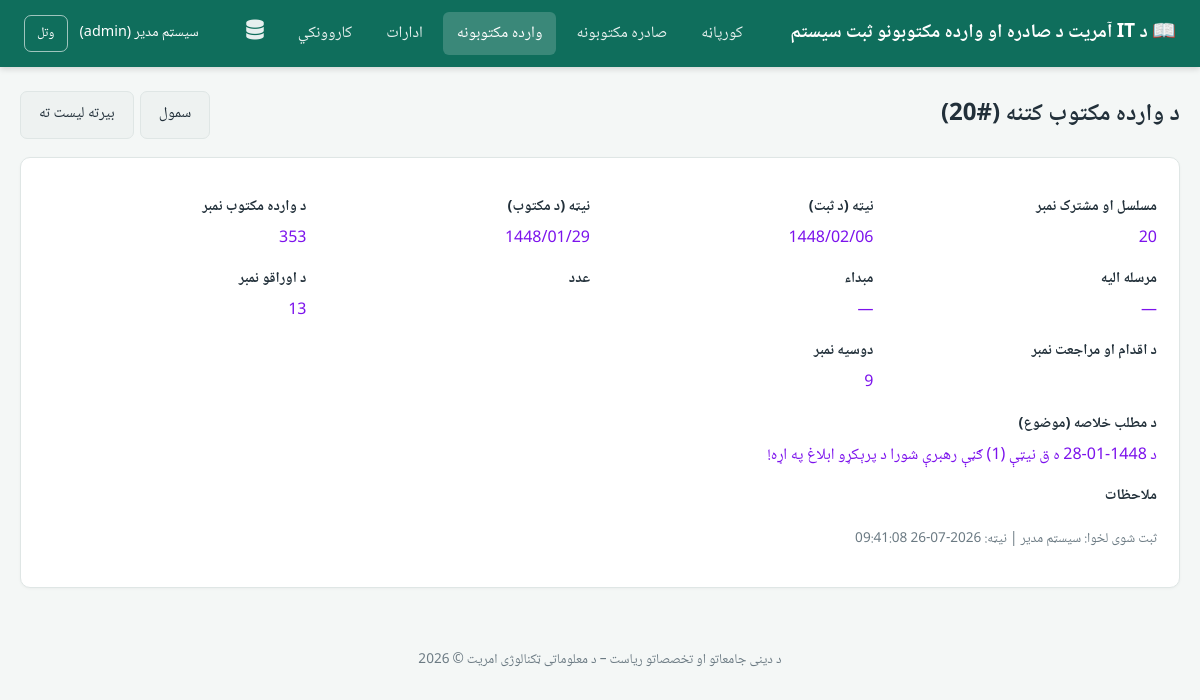
Screenshot of /incoming/view.php?id=15 (signed in) with the database file from the repository.
### tables this page shows
CREATE TABLE `incoming_letters` (
  `id` int(10) UNSIGNED NOT NULL,
  `serial_no` varchar(50) NOT NULL,
  `incoming_date` varchar(20) DEFAULT NULL,
  `letter_date` varchar(20) DEFAULT NULL,
  `incoming_no` varchar(100) DEFAULT NULL,
  `sent_to_dep_id` int(11) DEFAULT NULL,
  `origin_dep_id` int(11) DEFAULT NULL,
  `subject` text DEFAULT NULL,
  `doc_count` int(11) DEFAULT NULL,
  `pages_no` varchar(50) DEFAULT NULL,
  `action_no` varchar(100) DEFAULT NULL,
  `remarks` text DEFAULT NULL,
  `created_by` int(10) UNSIGNED DEFAULT NULL,
  `created_at` datetime NOT NULL DEFAULT current_timestamp(),
  `updated_at` datetime NOT NULL DEFAULT current_timestamp() ON UPDATE current_timestamp(),
  `dossier_no` varchar(100) DEFAULT NULL
);

CREATE TABLE `users` (
  `id` int(10) UNSIGNED NOT NULL,
  `username` varchar(50) NOT NULL,
  `password_hash` varchar(255) NOT NULL,
  `full_name` varchar(150) NOT NULL,
  `role` enum('admin','editor','viewer') NOT NULL DEFAULT 'editor',
  `is_active` tinyint(1) NOT NULL DEFAULT 1,
  `last_login_at` datetime DEFAULT NULL,
  `created_at` datetime NOT NULL DEFAULT current_timestamp()
);

### config/app.php (called while the page is built, shortened)
<?php
require_once __DIR__ . '/db.php';
function e(?string $value): string
{
    return htmlspecialchars($value ?? '', ENT_QUOTES, 'UTF-8');
}

### includes/auth.php (called while the page is built, shortened)
<?php
$currentUser = [
    'id'        => $_SESSION['user_id'],
    'username'  => $_SESSION['username'],
    'full_name' => $_SESSION['full_name'],
    'role'      => $_SESSION['role'],
];

### config/db.php (called while the page is built, shortened)
<?php
function db(): PDO
{
    static $pdo = null;
    if ($pdo === null) {
        $dsn = 'mysql:host=' . DB_HOST . ';dbname=' . DB_NAME . ';charset=utf8mb4';
        $options = [
            PDO::ATTR_ERRMODE            => PDO::ERRMODE_EXCEPTION,
            PDO::ATTR_DEFAULT_FETCH_MODE => PDO::FETCH_ASSOC,
            PDO::ATTR_EMULATE_PREPARES   => false,
        ];
        try {
            $pdo = new PDO($dsn, DB_USER, DB_PASS, $options);
        } catch (PDOException $e) {
            error_log('DB connection failed: ' . $e->getMessage());
            http_response_code(500);
            die('د ډیټابیس سره وصلیدل ناکام شول. مهرباني وکړئ وروسته بیا هڅه وکړئ.');
        }
    }
    return $pdo;
}

### incoming/view.php (the view, shortened to what this page needs)
<?php
require_once __DIR__ . '/../config/app.php';
require_once __DIR__ . '/../includes/auth.php';
$id = (int)($_GET['id'] ?? 0);
$stmt = db()->prepare('SELECT i.*, u.full_name AS created_by_name, sent_dep.name AS sent_to_department, origin_dep.name AS origin_department FROM incoming_letters i LEFT JOIN users u ON u.id = i.created_by LEFT JOIN departments sent_dep ON sent_dep.id = i.sent_to_dep_id LEFT JOIN departments origin_dep ON origin_dep.id = i.origin_dep_id WHERE i.id = :id');
$stmt->execute(['id' => $id]);
$r = $stmt->fetch();
$activePage = 'incoming';
require __DIR__ . '/../includes/header.php';
?>
<div class="page-header">
    <h1>د وارده مکتوب کتنه (#<?= e($r['serial_no']) ?>)</h1>
    <div class="row-actions">
        <a href="edit.php?id=<?= $id ?>" class="btn btn-secondary">سمول</a>
        <a href="list.php" class="btn btn-secondary">بیرته لیست ته</a>
    </div>
</div>
<div class="card">
    <div class="form-grid">
        <div><label>مسلسل او مشترک نمبر</label><div class="card-item"><?= e($r['serial_no']) ?></div></div>
        <div><label>نیټه (د ثبت)</label><div class="card-item"><?= e($r['incoming_date']) ?></div></div>
        <div><label>نیټه (د مکتوب)</label><div class="card-item"><?= e($r['letter_date']) ?></div></div>
        <div><label>د وارده مکتوب نمبر</label><div class="card-item"><?= e($r['incoming_no']) ?></div></div>
        <div><label>مرسله الیه</label><div class="card-item"><?= e($r['sent_to_department'] ?? '—') ?></div></div>
        <div><label>مبداء</label><div class="card-item"><?= e($r['origin_department'] ?? '—') ?></div></div>
        <div><label>عدد</label><div class="card-item"><?= e((string)$r['doc_count']) ?></div></div>
        <div><label>د اوراقو نمبر</label><div class="card-item"><?= e($r['pages_no']) ?></div></div>
        <div><label>د اقدام او مراجعت نمبر</label><div class="card-item"><?= e($r['action_no']) ?></div></div>
        <div><label>دوسیه نمبر</label><div class="card-item"><?= e($r['dossier_no']) ?></div></div>
    </div>
    <label>د مطلب خلاصه (موضوع)</label>
    <div class="card-item"><?= nl2br(e($r['subject'])) ?></div>
    <label>ملاحظات</label>
    <p class="text-muted" style="margin-top:20px;">
        ثبت شوی لخوا: <?= e($r['created_by_name'] ?? '—') ?> | نیټه: <?= e($r['created_at']) ?>
    </p>
</div>
<?php require __DIR__ . '/../includes/footer.php'; ?>

### includes/header.php (shortened to what this page needs)
<?php
$activePage = $activePage ?? '';
?>
<!DOCTYPE html>
<html lang="ps" dir="rtl">
<head>
<link rel="stylesheet" href="<?= BASE_URL ?>assets/css/style.css">
<link rel="stylesheet" href="https://cdnjs.cloudflare.com/ajax/libs/font-awesome/6.7.2/css/all.min.css">
<link href="https://cdn.jsdelivr.net/npm/select2@4.1.0-rc.0/dist/css/select2.min.css" rel="stylesheet">
</head>
<body>
<header class="topbar">
    <div class="topbar-brand">📖 <?= e(APP_NAME) ?></div>
    <nav class="topbar-nav">
        <a href="<?= BASE_URL ?>index.php" class="<?= $activePage === 'dashboard' ? 'active' : '' ?>">کورپاڼه</a>
        <a href="<?= BASE_URL ?>outgoing/list.php" class="<?= $activePage === 'outgoing' ? 'active' : '' ?>">صادره مکتوبونه</a>
        <a href="<?= BASE_URL ?>incoming/list.php" class="<?= $activePage === 'incoming' ? 'active' : '' ?>">وارده مکتوبونه</a>
        <a href="<?= BASE_URL ?>departments/list.php" class="<?= $activePage === 'departments' ? 'active' : '' ?>">ادارات</a>
        <?php if ($currentUser['role'] === 'admin'): ?>
            <a href="<?= BASE_URL ?>users.php" class="<?= $activePage === 'users' ? 'active' : '' ?>">کاروونکي</a>
        <?php endif; ?>
        <a href="../backup.php" title="Database Backup">
            <i class="fa-solid fa-database" style="font-size:20px;"></i>
        </a>
    </nav>
    <div class="topbar-user">
        <span><?= e($currentUser['full_name']) ?> (<?= e($currentUser['role']) ?>)</span>
        <a href="<?= BASE_URL ?>logout.php" class="btn btn-outline btn-sm">وتل</a>
    </div>
</header>
<main class="page-content">

### assets/css/style.css (style rules this page uses)
:root { --primary: #0f6e5c; --primary-dark: #0b5747; --primary-light: #e6f4f1; --accent: #c99a3a; --danger: #c0392b; --danger-light: #fdecea; --success: #1e8449; --success-light: #eafaf1; --warning-light: #fff8e1; --text: #22303a; --muted: #6b7a83; --border: #dfe6e5; --bg: #f4f7f6; --card: #ffffff; --radius: 10px; }
* { box-sizing: border-box; }
body { margin: 0; font-family: 'Noto Naskh Arabic', 'Segoe UI', Tahoma, sans-serif; background: var(--bg); color: var(--text); direction: rtl; font-size: 16px; line-height: 1.7; }
a { color: var(--primary); text-decoration: none; }
.topbar { background: var(--primary); position: sticky; top: 0; z-index: 9999; color: #fff; display: flex; align-items: center; justify-content: space-between; padding: 12px 24px; flex-wrap: wrap; gap: 10px; box-shadow: 0 2px 6px rgba(0, 0, 0, .15); }
.topbar-brand { font-weight: 700; font-size: 1.2rem; }
.topbar-nav { display: flex; gap: 6px; flex-wrap: wrap; }
.topbar-nav a { color: #fff; padding: 8px 14px; border-radius: 6px; opacity: .9; }
.topbar-nav a:hover, .topbar-nav a.active { background: rgba(255, 255, 255, .18); opacity: 1; text-decoration: none; }
.topbar-user { display: flex; align-items: center; gap: 12px; font-size: .9rem; }
.page-content { max-width: 1300px; margin: 24px auto; padding: 0 20px; }
.card { background: var(--card); border: 1px solid var(--border); border-radius: var(--radius); padding: 22px; margin-bottom: 20px; box-shadow: 0 1px 3px rgba(0, 0, 0, .04); }
.card label { font-weight: bold; }
.card-item { color: rgb(124, 19, 236); }
.page-header { display: flex; justify-content: space-between; align-items: center; flex-wrap: wrap; gap: 12px; margin-bottom: 18px; }
.page-header h1 { margin: 0; font-size: 1.5rem; }
.btn { display: inline-block; padding: 10px 18px; border-radius: 7px; border: none; cursor: pointer; font-size: .95rem; font-family: inherit; transition: background .15s; }
.btn-outline { background: transparent; border: 1px solid rgba(255, 255, 255, .6); color: #fff; }
.btn-secondary { background: #eef2f1; color: var(--text); border: 1px solid var(--border); }
.btn-sm { padding: 6px 12px; font-size: .82rem; }
label { display: block; margin: 14px 0 6px; font-weight: 600; font-size: .92rem; }
.form-grid { display: grid; grid-template-columns: repeat(auto-fit, minmax(220px, 1fr)); gap: 0 20px; }
.row-actions { display: flex; gap: 6px; }
.text-muted { color: var(--muted); font-size: .85rem; }

### rows the page displays
incoming_letters: created_by.full_name "سیسټم مدیر", serial_no "20", incoming_date "1448/02/06", letter_date "1448/01/29", incoming_no "353", pages_no "13", dossier_no "9", subject "د 1448-01-28 ه ق نیټې (1) ګڼې رهبرې شورا د پرېکړو ابلاغ په اړه!", created_at "2026-07-26 09:41:08"

### other values shown
APP_NAME "د IT آمریت د صادره او وارده مکتوبونو ثبت سیستم"
$currentUser['role'] "admin"
$r['sent_to_department'] "—"
$r['origin_department'] "—"
